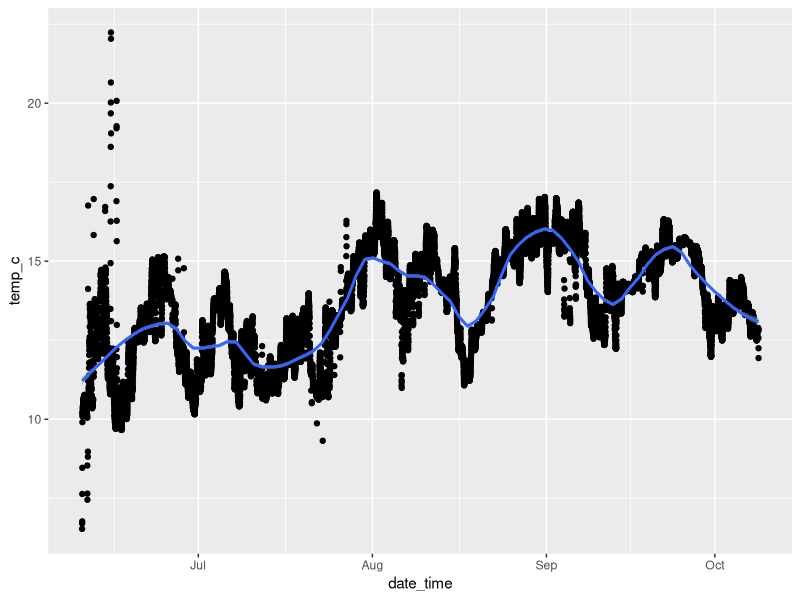
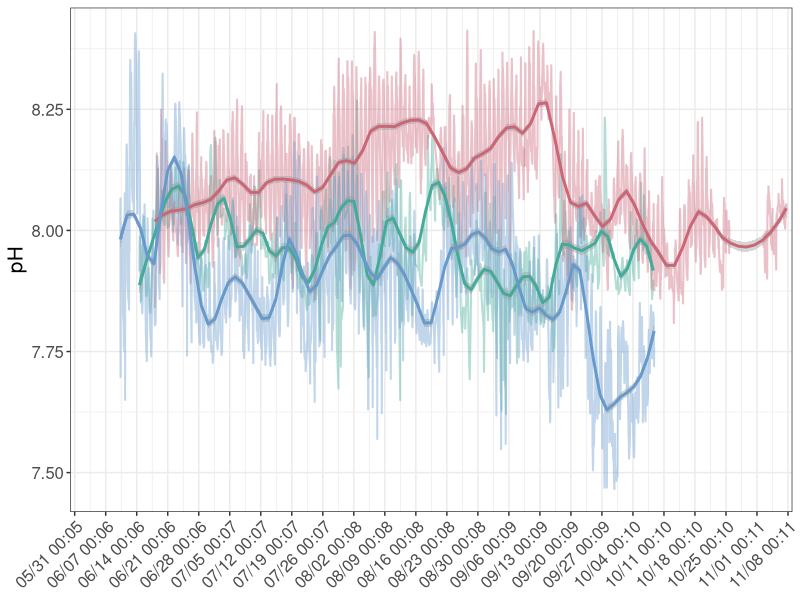
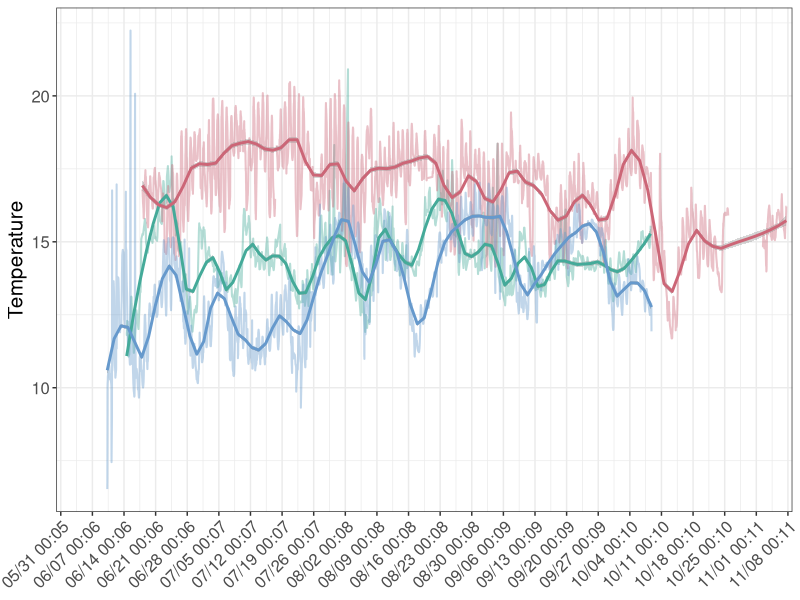
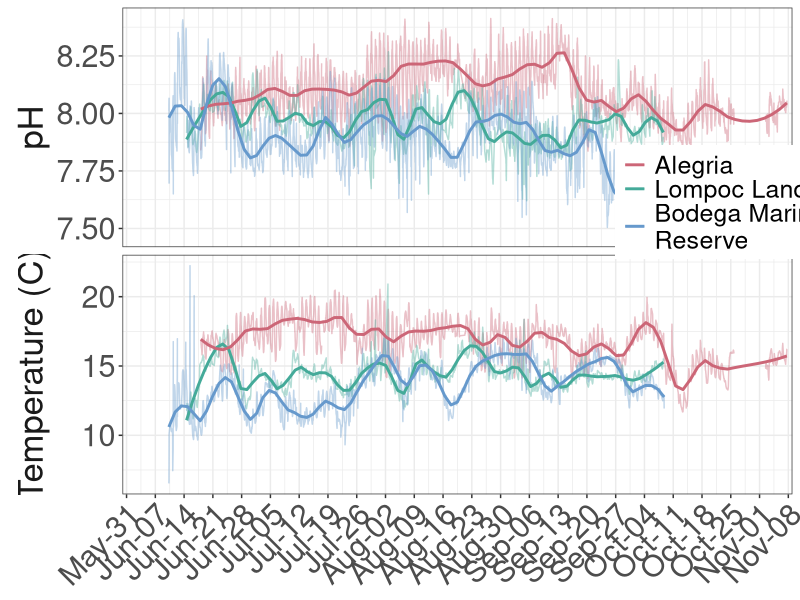
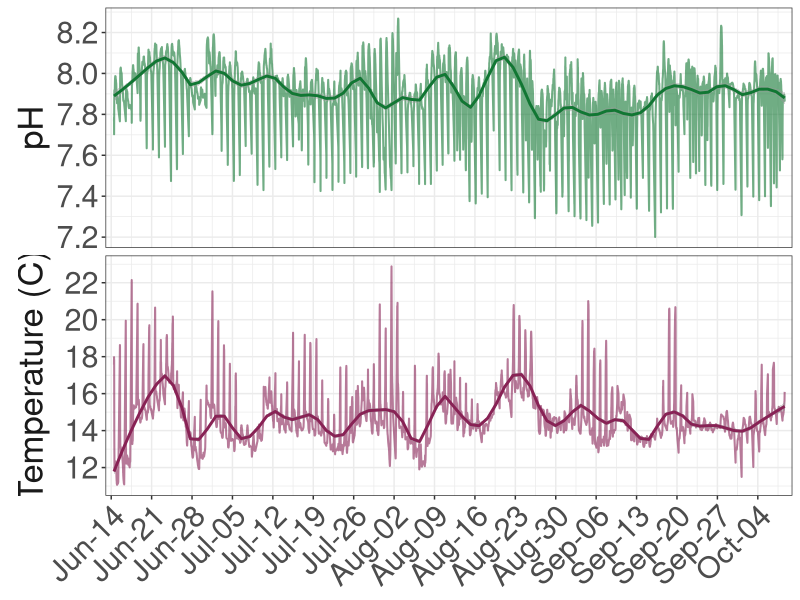
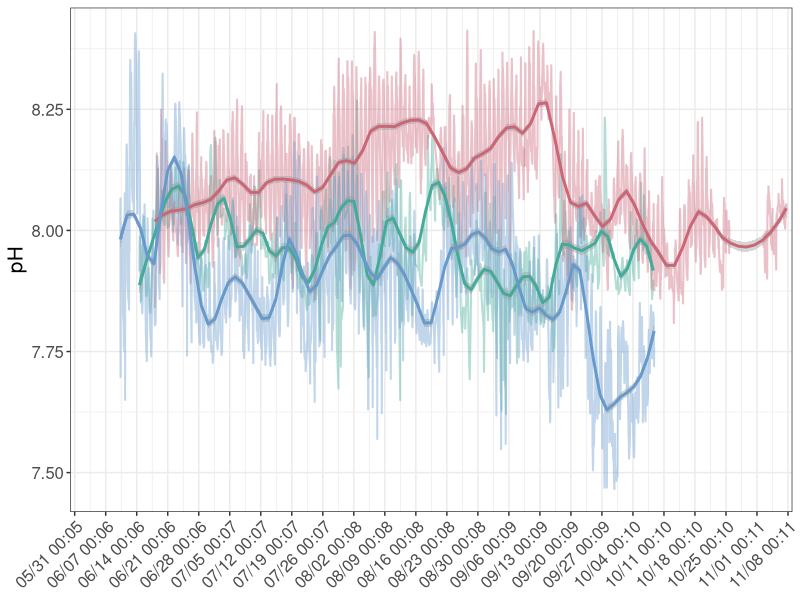
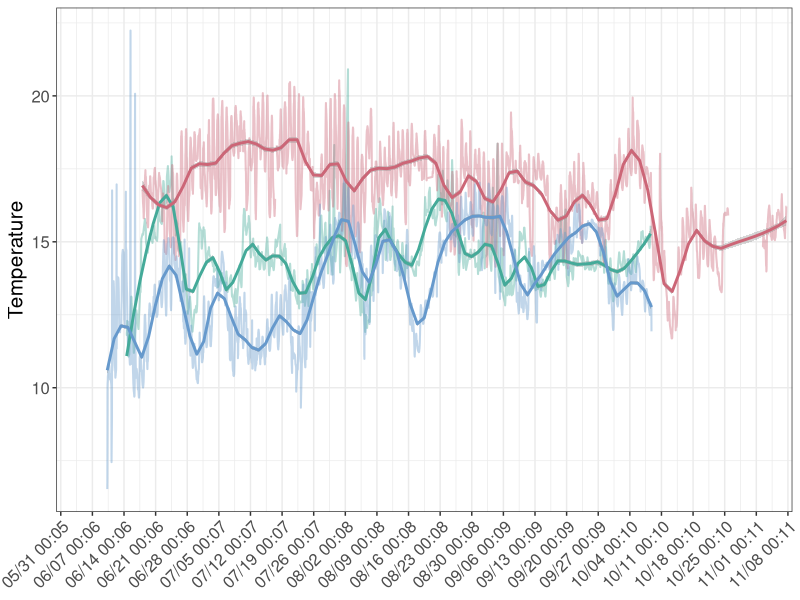
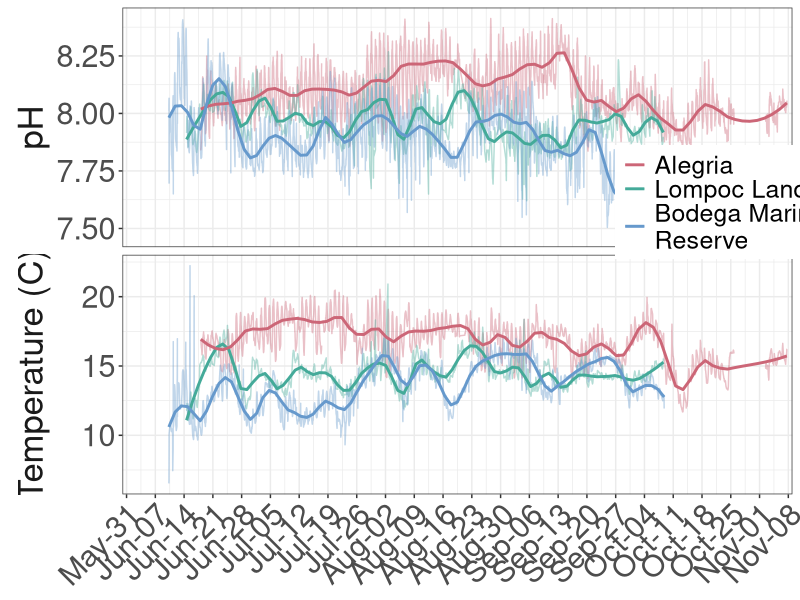

Write the R code that produced these figures, in order.
## ---- chunk 1
knitr::opts_chunk$set(echo = TRUE,
                      messages = FALSE, 
                      error = FALSE,
                      warning = FALSE)

library(tidyverse)
library(here)
library(lubridate)
library(scales) #for plotting time series data
## ---- chunk 2
raw <- read_csv(here("data","sensors", "ph_clean.csv")) 

alg <- raw %>%
  filter(site=="Alegria")

lol <- raw %>%
  filter(site=="Lompoc Landing")

bml <- raw %>%
  filter(site=="Bodega Bay")
## ---- chunk 3
ggplot(bml, aes(x=date_time, y=temp_c)) +
  geom_point() +
  geom_smooth(method="loess", span=0.2) #span 0.3 looks similar to method="gam"
## ---- chunk 4
#set order for sites
raw$site <- factor(raw$site, levels=c("Lompoc Landing","Alegria","Bodega Bay"))

#set custom color for sites
pal <- c(
  "Alegria" = "#CC6677",
  "Lompoc Landing" = "#44AA99",
  "Bodega Bay" = "#6699CC"
)

#Set x axis limits
lims <- as.POSIXct(strptime(c("2021-05-30 00:00:00", "2021-11-08 23:45:00"), 
                   format = "%Y-%m-%d %H:%M:%S"))

#Run this for pH
ggplot(raw, aes(x=date_time, y=p_h, group=site)) +
  geom_line(aes(color=site), size=0.7, alpha=0.4) +
  scale_color_manual(values = pal) + #color lines by custom site color palette
  geom_smooth(aes(color=site), method="loess", span=0.1) +
  scale_x_datetime(breaks = scales::date_breaks("1 week"), 
                   labels = date_format("%m/%d %H:%m"),
                   limits = lims,
                   expand = c(0, 0)) +
  #xlab("Date and time") +
  ylab("pH") +
  theme_bw() +
  theme(axis.text.x=element_text(angle=45, vjust = 1, hjust=1, size=12),
        #element_text(angle=45, vjust = 1, hjust=1, size=12),
        axis.title.x=element_blank(),
        #element_text(size=15),
        axis.text.y=element_text(size=12),
        #axis.ticks.x=element_blank(),
        axis.title.y=element_text(size=15),
        legend.position = "none")

ggsave(here("figures", "sensors", "smooth_ph.png"), height=20, width=40, units="cm")

#Run this for temperature
ggplot(raw, aes(x=date_time, y=temp_c, group=site)) +
  geom_line(aes(color=site), size=0.7, alpha=0.4) +
  scale_color_manual(values = pal) + #color lines by custom site color palette
  geom_smooth(aes(color=site), method="loess", span=0.1) + 
  scale_x_datetime(breaks = scales::date_breaks("1 week"), 
                   labels = date_format("%m/%d %H:%m"),
                   limits=lims,
                   expand = c(0, 0)) +
  #xlab("Date and time") +
  ylab("Temperature") +
  theme_bw() +
  theme(axis.text.x=element_text(angle=45, vjust = 1, hjust=1, size=12),
        #element_text(angle=45, vjust = 1, hjust=1, size=12),
        axis.title.x=element_blank(),
        #element_text(size=15),
        axis.text.y=element_text(size=12),
        #axis.ticks.x=element_blank(),
        axis.title.y=element_text(size=15),
        legend.position = "none")

ggsave(here("figures", "sensors", "smooth_temp.png"), height=20, width=40, units="cm")
## ---- chunk 5
raw_combine <- raw %>%
  select(site, date_time, temp_c, p_h) %>%
  pivot_longer(cols=temp_c:p_h,
               names_to = "group",
               values_to = "value")

ggplot(raw_combine, aes(x=date_time, y=value, group=group, color=site)) +
  #geom_line(aes(color=site), size=0.7, alpha=0.2) +
  geom_line(aes(x=date_time, y=value, group=group), data = . %>% filter((site %in% c("Alegria"))), alpha=0.4) + #plot only ALG line
  geom_line(aes(x=date_time, y=value, group=group), data = . %>% filter((site %in% c("Lompoc Landing"))), alpha=0.4) + #plot only LOL
  geom_line(aes(x=date_time, y=value, group=group), data = . %>% filter((site %in% c("Bodega Bay"))), alpha=0.4) + #plot only BML
  geom_smooth(aes(group=site), method="loess", span=0.1, se=FALSE) + 
  scale_color_manual(values = pal, #color lines by custom site color palette
                       labels = c("Alegria", "Lompoc Landing", "Bodega Marine \nReserve")) +
  #geom_point(aes(color=group), size=0.5) +
  scale_x_datetime(breaks = date_breaks("1 week"),
                   labels = date_format("%b-%d"),
                   limits = lims,
                   # limits = as.POSIXct(strptime(c("2021-06-20 07:00",
                   #                                "2021-10-08 07:00"),
                   #                              format = "%Y-%m-%d %H:%M")),
                    # c(as.POSIXct("2021-06-14 00:07:30"),as.POSIXct("2021-10-08 00:07:00")),
                     expand = c(0, 0)) + 
  facet_grid(group ~ ., #facet wrap to create one panel for pH and one for temp
             scales = "free_y",
             switch="both",
             labeller = as_labeller(c(temp_c = "Temperature (C)", p_h = "pH"))) + #customize strip labels
  xlab("Date and time") +
  ylab(NULL) + #remove "Value" from Y axis label
  theme_bw() +
  theme(axis.text.x=element_text(angle=45, vjust = 1, hjust=1, size=22),
        #axis.title.x=element_text(size=25),
        axis.title.x=element_blank(),
        axis.text.y=element_text(size=22),
        legend.text=element_text(size=18),
        legend.title = element_blank(),
        #element_text(size=25),
        legend.position = c(0.91,0.60), #customize legend position on plot (bottom right)
        #legend.position = c(0.92,0.95) #put legend on top right of plot
        #legend.key.size = unit(4,"line"),
        #legend.key.height = unit(1,"cm"),
        strip.background = element_blank(), #remove strip background from facet_grid
        strip.text.y = element_text(size = 25),
        strip.placement = "outside") + #place the strip outside of the plot
  guides(colour = guide_legend(override.aes = list(size=5))) #make the legend line wider, for easier viewing

ggsave(here("figures", "smooth_prospectus.png"), height=20, width=40, units="cm")
## ---- chunk 6
#Read in LOL data
lol_all <- read_csv(here("data","sensors", "lol_all.csv"))

lol_prep <- lol_all %>%
  select(date_time, temp_c, p_h) %>%
  pivot_longer(cols=temp_c:p_h,
               names_to = "group",
               values_to = "value")

count <- 1
breaks_fun <- function(x) {
  count <<- count + 1L
  switch(
    count,
    c(7.2, 7.6, 8.0, 8.6),
    c(5, 10, 15, 20),
  )
}

#Set x axis limits
lims <- as.POSIXct(strptime(c("2021-06-13 00:00:00", "2021-10-09 23:45:00"), 
                   format = "%Y-%m-%d %H:%M:%S"))

ggplot(lol_prep, aes(x=date_time, y=value, group=group)) +
  geom_line(aes(color=group), size=0.7, alpha=0.6) +
  geom_smooth(aes(group=group, color=group), method="loess", span=0.1) + 
  scale_color_manual(values = c("#117733", "#882255")) + #color lines by custom site color palette
  scale_x_datetime(breaks = date_breaks("1 week"),
                   labels = date_format("%b-%d"), #b makes month label June and not 06
                   limits = lims, #set limits
                   expand = c(0, 0)) + 
  facet_grid(group ~ ., #facet wrap to create one panel for pH and one for temp
             scales = "free",
             switch="both",
             labeller = as_labeller(c(temp_c = "Temperature (C)", p_h = "pH"))) + #customize strip labels
  xlab("Date and time") +
  ylab(NULL) + #remove "Value" from Y axis label
  scale_y_continuous(breaks = scales::pretty_breaks(6)) +
  theme_bw() +
  theme(axis.text.x=element_text(angle=45, vjust = 1, hjust=1, size=22),
        axis.title.x=element_blank(),
        axis.text.y=element_text(size=22),
        legend.position = "none",
        strip.background = element_blank(), #remove strip background from facet_grid
        strip.text.y = element_text(size = 25),
        strip.placement = "outside") + #place the strip outside of the plot
  guides(colour = guide_legend(override.aes = list(size=5))) #make the legend line wider, for easier viewing

ggsave(here("figures", "sensors", "smooth_lol.png"), height=20, width=40, units="cm")
